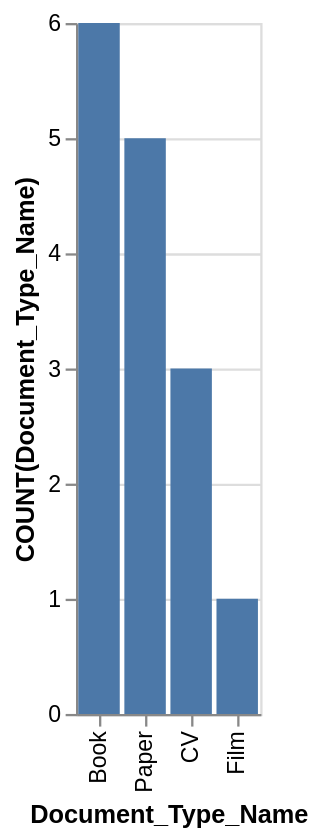

The specification (Vega-Lite) saved for this image:
### Vega-Lite specification from a JSON file in a GitHub repository (floating-point values rounded to 4 significant figures)
{"data": {"values": [{"x_data": "Book", "y_data": 6}, {"x_data": "Paper", "y_data": 5}, {"x_data": "CV", "y_data": 3}, {"x_data": "Film", "y_data": 1}]}, "mark": "bar", "encoding": {"x": {"field": "x_data", "type": "nominal", "title": "Document_Type_Name", "sort": {"op": "sum", "field": "y_data", "order": "descending"}}, "y": {"field": "y_data", "type": "quantitative", "title": "COUNT(Document_Type_Name)"}}}
